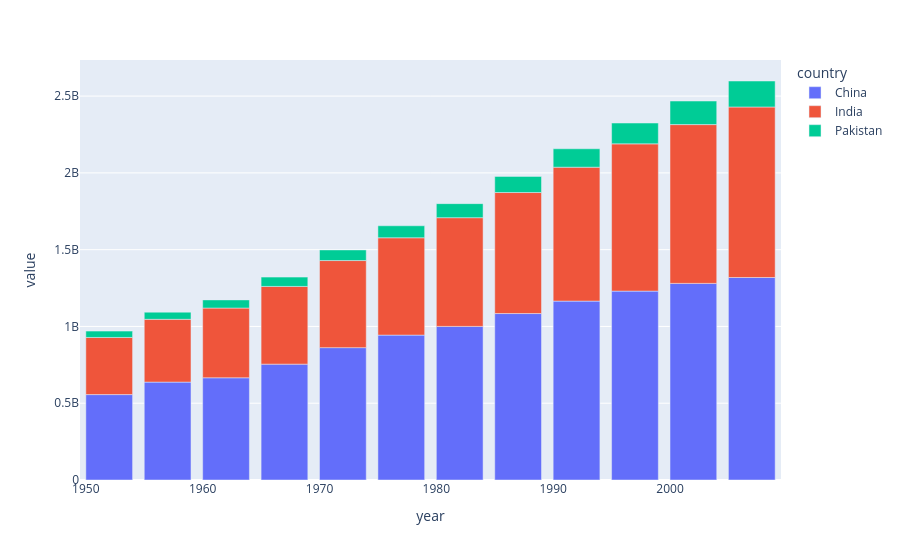

This figure's notebook cell:
### Code cell
# grouped bar chart -> text_auto
px.bar(temp_df,x=temp_df.index,y=temp_df.columns)  ## returns a stacked bar chart by default

### Figure 1 — Plotly figure (JSON) as saved in the notebook; plotly's stock layout.template omitted (floating-point values rounded to 4 significant figures)
{"data": [{"alignmentgroup": "True", "hovertemplate": "country=China<br>year=%{x}<br>value=%{y}<extra></extra>", "legendgroup": "China", "marker": {"color": "#636efa", "pattern": {"shape": ""}}, "name": "China", "offsetgroup": "China", "orientation": "v", "showlegend": true, "textposition": "auto", "type": "bar", "x": [1952, 1957, 1962, 1967, 1972, 1977, 1982, 1987, 1992, 1997, 2002, 2007], "xaxis": "x", "y": [556263527, 637408000, 665770000, 754550000, 862030000, 943455000, 1000281000, 1084035000, 1164970000, 1230075000, 1280400000, 1318683096], "yaxis": "y"}, {"alignmentgroup": "True", "hovertemplate": "country=India<br>year=%{x}<br>value=%{y}<extra></extra>", "legendgroup": "India", "marker": {"color": "#EF553B", "pattern": {"shape": ""}}, "name": "India", "offsetgroup": "India", "orientation": "v", "showlegend": true, "textposition": "auto", "type": "bar", "x": [1952, 1957, 1962, 1967, 1972, 1977, 1982, 1987, 1992, 1997, 2002, 2007], "xaxis": "x", "y": [372000000, 409000000, 454000000, 506000000, 567000000, 634000000, 708000000, 788000000, 872000000, 959000000, 1034172547, 1110396331], "yaxis": "y"}, {"alignmentgroup": "True", "hovertemplate": "country=Pakistan<br>year=%{x}<br>value=%{y}<extra></extra>", "legendgroup": "Pakistan", "marker": {"color": "#00cc96", "pattern": {"shape": ""}}, "name": "Pakistan", "offsetgroup": "Pakistan", "orientation": "v", "showlegend": true, "textposition": "auto", "type": "bar", "x": [1952, 1957, 1962, 1967, 1972, 1977, 1982, 1987, 1992, 1997, 2002, 2007], "xaxis": "x", "y": [41346560, 46679944, 53100671, 60641899, 69325921, 78152686, 91462088, 105186881, 120065004, 135564834, 153403524, 169270617], "yaxis": "y"}], "layout": {"barmode": "relative", "legend": {"title": {"text": "country"}, "tracegroupgap": 0}, "margin": {"t": 60}, "xaxis": {"anchor": "y", "domain": [0, 1], "title": {"text": "year"}}, "yaxis": {"anchor": "x", "domain": [0, 1], "title": {"text": "value"}}}}
